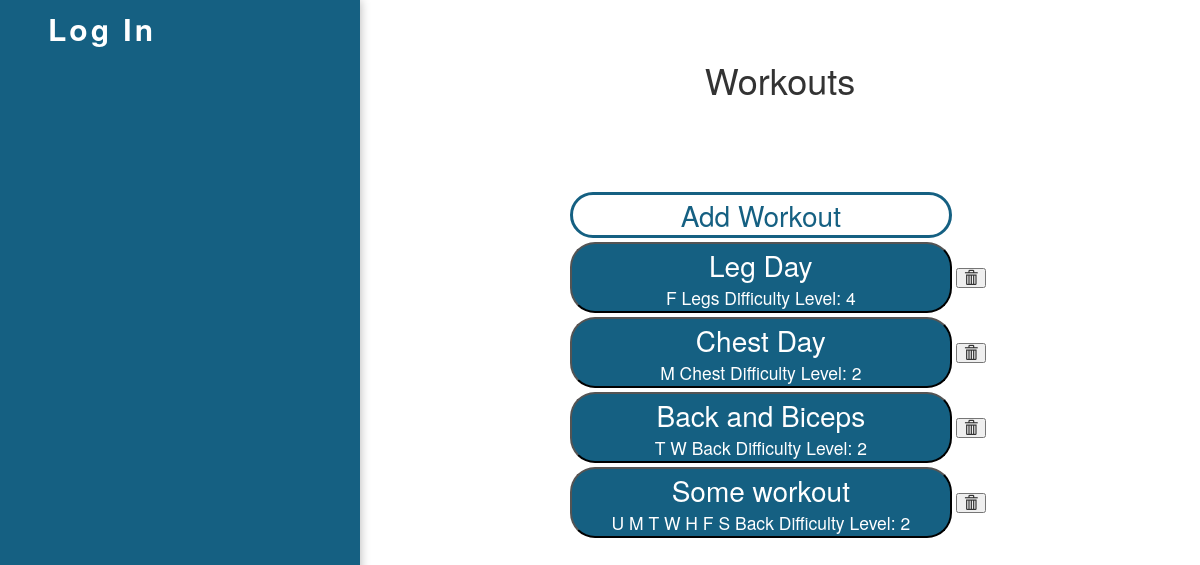
Page /workouts.php (signed in) on the committed database.
### tables this page shows
CREATE TABLE `workouts` (
  `id` int(11) NOT NULL AUTO_INCREMENT,
  `muscle_group` varchar(100) DEFAULT NULL,
  `difficulty_level` varchar(50) DEFAULT NULL,
  `day_of_the_week` varchar(20) DEFAULT NULL,
  `name` varchar(100) DEFAULT NULL,
  PRIMARY KEY (`id`)
);

### workouts.php (the view, shortened to what this page needs)
<?php
    require_once "./includes/DataBaseConnection.php";
$query = "SELECT id, name, day_of_the_week, muscle_group, difficulty_level FROM workouts ORDER BY day_of_the_week, name";
$result = $conndb->query($query);
?>
<!DOCTYPE html>
<html lang="en">
<head>
    <link rel="stylesheet" href="./css/style.css" type="text/css">
    <link rel="stylesheet" href="https://maxcdn.bootstrapcdn.com/bootstrap/3.3.7/css/bootstrap.min.css">
</head>
<body>
<?php include_once "./includes/nav.php"; ?>
<div class="contentWrapper">
    <h1>Workouts</h1>
    <div class="interactiveBoxesDiv">
        <a href="workout.php" style="text-decoration: none;">
            <div id="addExerciseBox">Add Workout</div>
        </a>
        <?php
        if ($result->num_rows <= 0) {
            echo "No workouts found.";
        } else {
            while ($myWorkouts = $result->fetch_assoc()) {
                ?>
                <div class='exerciseDiv'>
                    <form method="get" action="individualWorkout.php" style="width:90%;">
                        <button class='workoutBox' type="submit" name="workoutId" value='<?php echo $myWorkouts['id']; ?>'>
                            <div id='workout<?php echo $myWorkouts['id']; ?>' class='workoutText'>
                                <?php echo $myWorkouts['name']; ?>
                            </div>
                            <div class='workoutDetails'>
                                <?php echo $myWorkouts['day_of_the_week'] . ' ' . $myWorkouts['muscle_group']; ?>
                                Difficulty Level: <?php echo $myWorkouts['difficulty_level']; ?>
                            </div>
                        </button>
                    </form>
                    <form class="deleteForm trashForm"  action="" method="post">
                        <button type="submit" name = "delete_workout" class='glyphicon glyphicon-trash'></button>
                    </form>
                </div>
                <?php
            }
        }
        ?>
    </div>
</div>
</body>
</html>

### css/style.css (style rules this page uses)
body { margin: 0; background-color: white; overflow: auto !important; color: black; display: flex; }
.contentWrapper { width:70%; text-align: center; position: absolute; right: 0; overflow:auto; }
.contentWrapper h1 { padding:40px; }
.interactiveBoxesDiv { width: 60%; margin:auto; padding: 40px; }
#addExerciseBox { background-color: white; border: #156082 solid; margin: 2px; border-radius: 25px; display: flex; justify-content: center; align-items: center; color:#156082; font-size: 2em; text-align: center; width:90%; }
.exerciseDiv { display:flex; }
.workoutDetails { color: white; text-align: center; font-size: 1.25em; }
.workoutBox { background-color: #156082; margin: 2px; border-radius: 25px; display: block; justify-content: center; align-items: center; width: 100%; }
.workoutText { color: white; font-size: 2em; text-align: center; }
.trashForm { margin:auto; }

### rows in the picture
workouts: $myWorkouts['id'] 2 (drawn), name "Leg Day", day_of_the_week "F", muscle_group "Legs", difficulty_level "4"
workouts: $myWorkouts['id'] 47 (drawn), name "Chest Day", day_of_the_week "M", muscle_group "Chest", difficulty_level "2"
workouts: $myWorkouts['id'] 1 (drawn), name "Back and Biceps", day_of_the_week "T W", muscle_group "Back", difficulty_level "2"
workouts: $myWorkouts['id'] 48 (drawn), name "Some workout", day_of_the_week "U M T W H F S", muscle_group "Back", difficulty_level "2"
